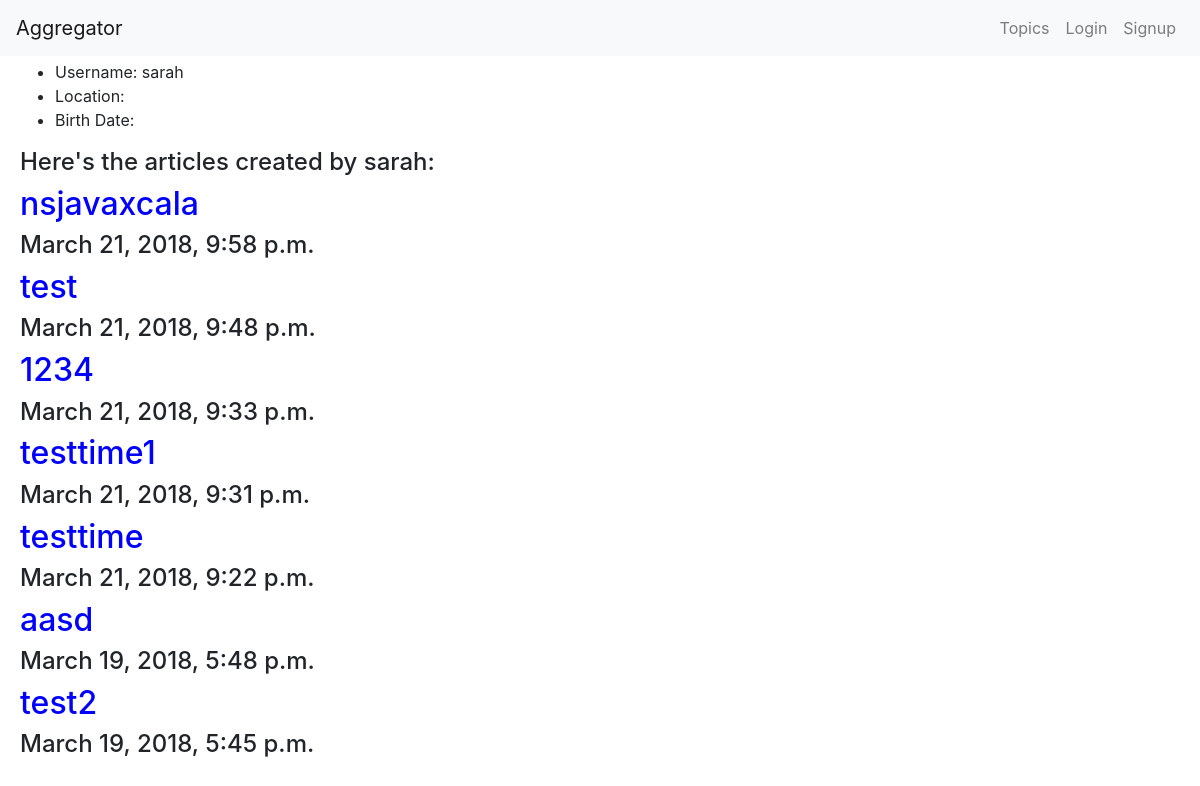
The page /profile/sarah on the database as committed earlier.
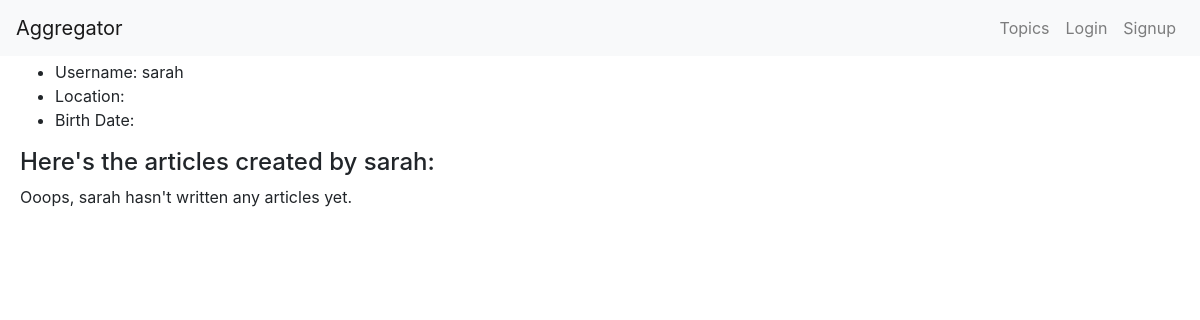
The same page on the database as committed later.
### articles/models.py (models this page shows, shortened)
class Article(models.Model):
    created_by = models.ForeignKey(UserProfile, related_name='articles', on_delete=models.CASCADE)
    created_at = models.DateTimeField(auto_now=True)
    article_name = models.CharField(max_length=126)
    article_content = models.TextField()
    message_html = models.TextField(editable=False, default='')
    topic = models.ForeignKey(Topic, related_name='article', on_delete=models.CASCADE)
    slug = models.SlugField(unique=True, default=slugify(article_name))

### accounts/views.py (the view)
# urls.py: url(r'profile/(?P<username>[a-zA-Z0-9]+)$', account_views.get_user_profile, name='user_profile'),
def get_user_profile(request, username):
    context = {}
    profile = User.objects.get(username=username)
    context['profile'] = profile
    user_article_list = Article.objects.filter(created_by_id=profile.id).order_by('-created_at')
    context['user_article_list'] = user_article_list
    return render(request, 'accounts/user_profile.html', context)

### accounts/templates/accounts/user_profile.html (shortened to what this page needs)
{% extends 'home.html' %}
{% load static %}
{% block content %}
<div class="container-fluid fix_margin mainbody">
  <ul>
    <li>Username: {{ profile.username }}</li>
  <li>Location: {{ profile.user.location }}</li>
    <li>Birth Date: {{ profile.user.birth_date }}</li>
  </ul>
</div>
<div class="article_lists">
    <h4>Here's the articles created by {{profile.username}}:</h4>
  {% for articles in user_article_list %}
  <a href="{% url 'articles:article_detail' slug=articles.slug %}"><h2>{{ articles.article_name }}</h2></a>
  <h4>{{ articles.created_at }}</h4>
{% empty %}
<p>Ooops, {{profile.username}} hasn't written any articles yet. </p>
{% endfor %}
</div>
{% endblock %}

Rows that differ between the two databases and show on the page:
removed Article: article_name "nsjavaxcala", created_at "March 21, 2018, 9:58 p.m."
removed Article: article_name "test", created_at "March 21, 2018, 9:48 p.m."
removed Article: article_name "1234", created_at "March 21, 2018, 9:33 p.m."
removed Article: article_name "testtime1", created_at "March 21, 2018, 9:31 p.m."
removed Article: article_name "testtime", created_at "March 21, 2018, 9:22 p.m."
removed Article: article_name "aasd", created_at "March 19, 2018, 5:48 p.m."
removed Article: article_name "test2", created_at "March 19, 2018, 5:45 p.m."
Other text that changed with them:
{{ profile.username }}: (not shown) → "sarah"
text now shown: "Ooops, hasn't written any articles yet."
